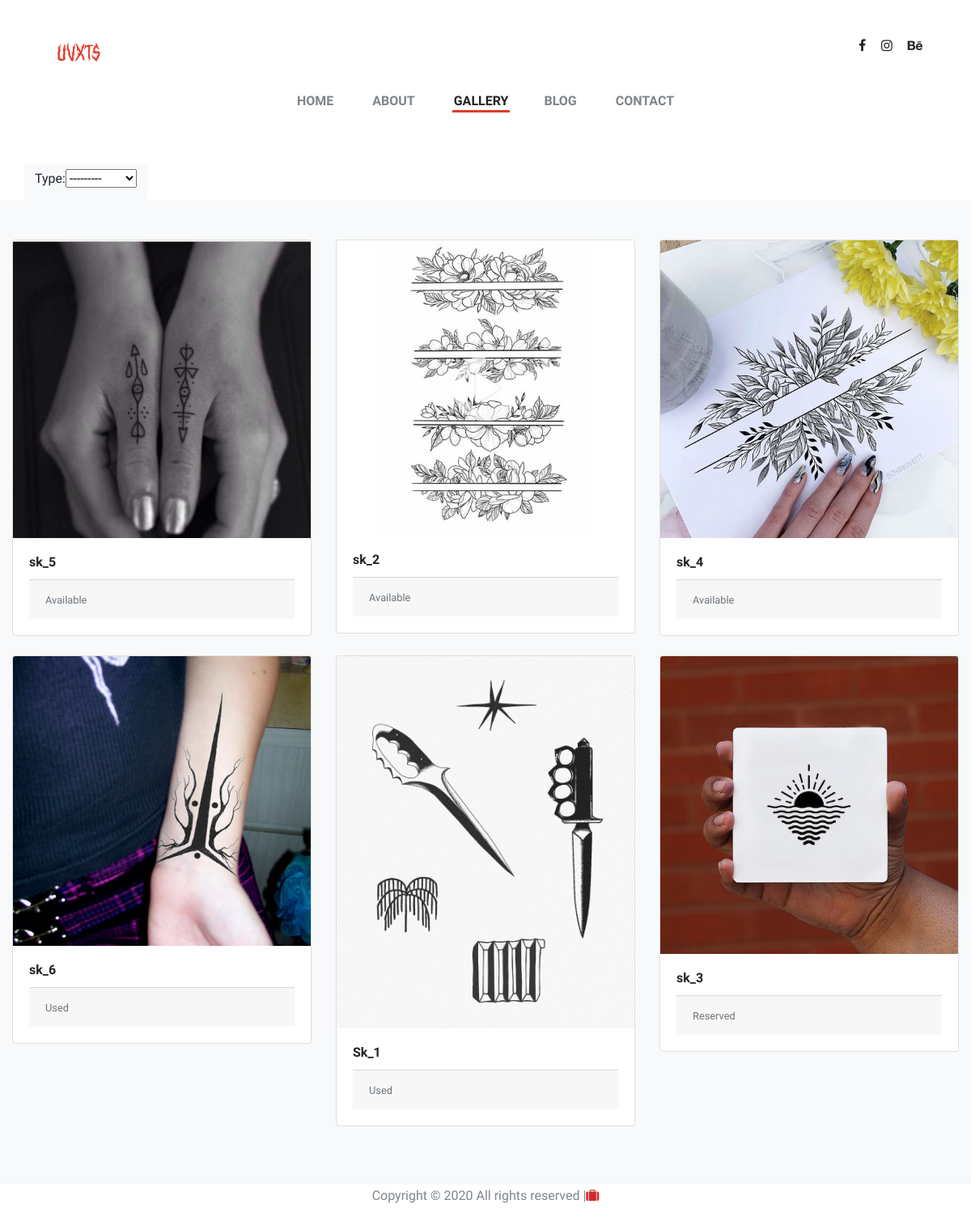
/gallery_sketches.html, run on the app's committed database.
### tattoo_sketches/models.py (models this page shows, shortened)
class Sketches(models.Model):
    title = models.CharField(max_length=50)
    TYPE = (
        ('Available', 'Available'),
        ('Reserved', 'Reserved'),
        ('Used', 'Used')
    )
    type = models.CharField(max_length=50, null=True, choices=TYPE)
    date = models.DateField(null=True)
    description = models.CharField(max_length=50)
    image = models.ImageField(upload_to='img/images_sketches')

### tattoo_sketches/views.py (the view)
# urls.py: path('gallery_sketches.html', skatches_views.sketches, name="gallery_sketches"),
def sketches(request):
    sketches = Sketches.objects.order_by('-date')
    myFilter = SketchesFilter(request.GET, queryset=sketches)
    filtered = SketchesFilter(request.GET, queryset=sketches)
    sketches = myFilter.qs
    context = {
        'sketches': sketches,
        'filtered': filtered,
        'myFilter': myFilter,
            }
    return render(request, 'gallery_sketches.html', context)

### templates/gallery_sketches.html (shortened to what this page needs)
{% load static %}
<!DOCTYPE html>
<html lang="zxx">
<head>
	<link rel="stylesheet" href="{% static 'css/bootstrap.min.css' %}">
	<link rel="stylesheet" href="{% static 'css/font-awesome.min.css' %}">
	<link rel="stylesheet" href="{% static 'css/slicknav.min.css' %}">
	<link rel="stylesheet" href="{% static 'css/fresco.css' %}">
	<link rel="stylesheet" href="{% static 'css/style.css' %}">
</head>
<body>
	<header class="header">
		<div class="container-fluid">
			<div class="row">
				<div class="col-sm-4 col-md-3 order-2 order-sm-1">
					<div class="header__social">
						<img src="{% static 'img/logo_uvxts.png' %}" alt="" style="width:30%">
					</div>
				</div>
			{% include "./social.html" %}
			</div>
			<nav class="main__menu">
				<ul class="nav__menu">
					<li><a href="{% url 'index' %}">Home</a></li>
					<li><a href="{% url 'about' %}">About</a></li>
					<li><a href="{% url 'gallery' %}"class="menu--active">Gallery</a>
					<li><a href="{% url 'blog' %}" >Blog</a></li>
					<li><a href="{% url 'contact' %}">Contact</a></li>
				</ul>
			</nav>
		</div>
	</header>
	<header class="header">
				<nav class="main__menu">
				<Form method="get">
					<div class="row">
						<button class=" btn btn-light"  type="submit" aria-label=".nnn..">{{ myFilter.form }}</button>
					</div>
				</Form>
				</nav>
	</header>
	{% include "./incl_sketches.html" %}
	{% include "./footer.html" %}
	</body>
</html>

### templates/incl_sketches.html (shortened to what this page needs)
{% load static %}
<div class="album py-5 bg-light">
        <div class="container">
          <div class="row">
	  {% for sketches in sketches %}
            <div class="col-md-4">
              <div class="card mb-4 box-shadow">
               <img class="card-img-top" src="{{ sketches.image.url }}" alt="Card image cap">
                <div class="card-body">
                    <h6 class="card-title">{{ sketches.title }}</h6>
						<div class="card-footer">
  					    <small class="text-muted">{{ sketches.type }}</small>
   				 	 </div>
                </div>
              </div>
            </div>
             {% endfor %}
          </div>
        </div>
      </div>

### static/css/style.css (style rules this page uses)
html, body { height: 100%; font-family: "Arimo", sans-serif; -webkit-font-smoothing: antialiased; }
h1, h2, h3, h4, h5, h6 { margin: 0; color: #222222; font-family: "Arimo", sans-serif; font-weight: 700; }
h6 { font-size: 16px; }
img { max-width: 100%; }
ul, ol { padding: 0; margin: 0; }
@media (min-width: 1200px) { .container { max-width: 1200px; } }
.header { padding: 40px 45px 0; padding-top: 40px; }
.main__menu { position: relative; right: 0; padding-top: 25px; text-align: center; }
.main__menu .nav__menu>li { display: inline-block; position: relative; }
.main__menu .nav__menu>li:last-child a { margin-right: 0; }
.main__menu .nav__menu>li>a { position: relative; font-size: 16px; color: #7E858B; font-weight: 700; padding: 5px 2px; margin-right: 40px; text-transform: uppercase; }
.main__menu .nav__menu>li>a:after { position: absolute; content: ""; width: 0; height: 3px; left: 0; bottom: 0px; background: #E23A2B; z-index: -1; -webkit-transition: 0.3s; -o-transition: 0.3s; transition: 0.3s; }
.main__menu .nav__menu>li>a.menu--active { color: #222222; }
.main__menu .nav__menu>li>a.menu--active:after { width: 100%; }
.slicknav_nav .slicknav_row, .slicknav_nav a { padding: 11px 25px; margin: 0; color: #222222; font-size: 16px; font-weight: 700; border-bottom: 1px solid #e9e9e9; }
.slicknav_nav .slicknav_item a { border-bottom: none; }

### data on the page
Sketches: image (picture), title "sk_5", type "Available"
Sketches: image (picture), title "sk_2", type "Available"
Sketches: image (picture), title "sk_4", type "Available"
Sketches: image (picture), title "sk_6", type "Used"
Sketches: image (picture), title "Sk_1", type "Used"
Sketches: image (picture), title "sk_3", type "Reserved"
